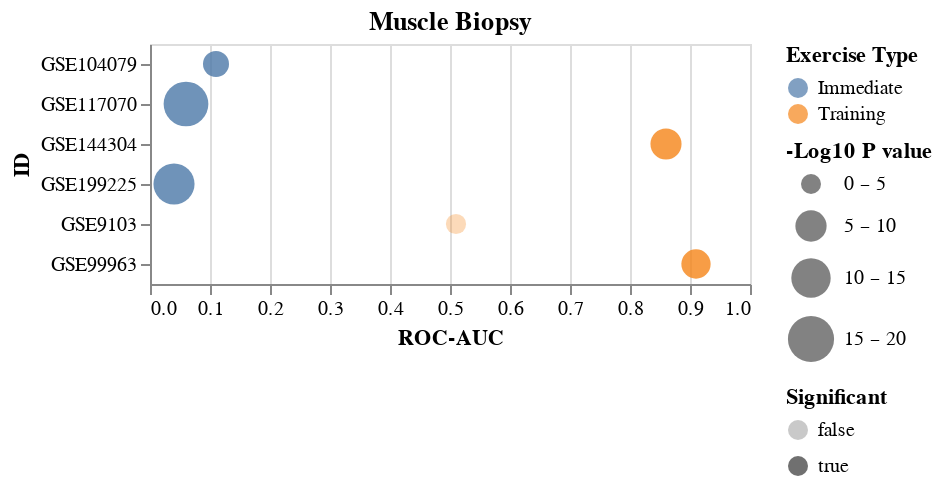

The notebook cell this image was saved under:
### Code cell
chartLst[3]

### Figure 1 — Vega-Lite specification as saved in the notebook (floating-point values rounded to 4 significant figures)
{"config": {"view": {"continuousWidth": 300, "continuousHeight": 300}}, "data": {"name": "data-7f58988606d60f09fae8cf0436e8c492"}, "mark": {"type": "circle"}, "encoding": {"color": {"field": "Exercise Type", "type": "nominal"}, "opacity": {"field": "Significant", "type": "nominal"}, "size": {"field": "-Log10 P value", "scale": {"bins": [0, 5, 10, 15, 20], "range": [100, 500], "reverse": false}, "type": "quantitative"}, "x": {"field": "ROC-AUC", "scale": {"domain": [0, 1]}, "type": "quantitative"}, "y": {"field": "ID", "type": "nominal"}}, "title": "Muscle Biopsy", "$schema": "https://vega.github.io/schema/vega-lite/v5.8.0.json", "datasets": {"data-7f58988606d60f09fae8cf0436e8c492": [{"ID": "GSE104079", "ROC-AUC": 0.11, "Pval": 0.0039, "Exercise Type": "Immediate", "-Log10 P value": 2.409, "Significant": true}, {"ID": "GSE117070", "ROC-AUC": 0.06, "Pval": 1.34e-14, "Exercise Type": "Immediate", "-Log10 P value": 13.87, "Significant": true}, {"ID": "GSE144304", "ROC-AUC": 0.86, "Pval": 1.19e-05, "Exercise Type": "Training", "-Log10 P value": 4.924, "Significant": true}, {"ID": "GSE9103", "ROC-AUC": 0.51, "Pval": 0.858, "Exercise Type": "Training", "-Log10 P value": 0.06651, "Significant": false}, {"ID": "GSE199225", "ROC-AUC": 0.04, "Pval": 6.46e-12, "Exercise Type": "Immediate", "-Log10 P value": 11.19, "Significant": true}, {"ID": "GSE99963", "ROC-AUC": 0.91, "Pval": 0.000105, "Exercise Type": "Training", "-Log10 P value": 3.979, "Significant": true}]}}
